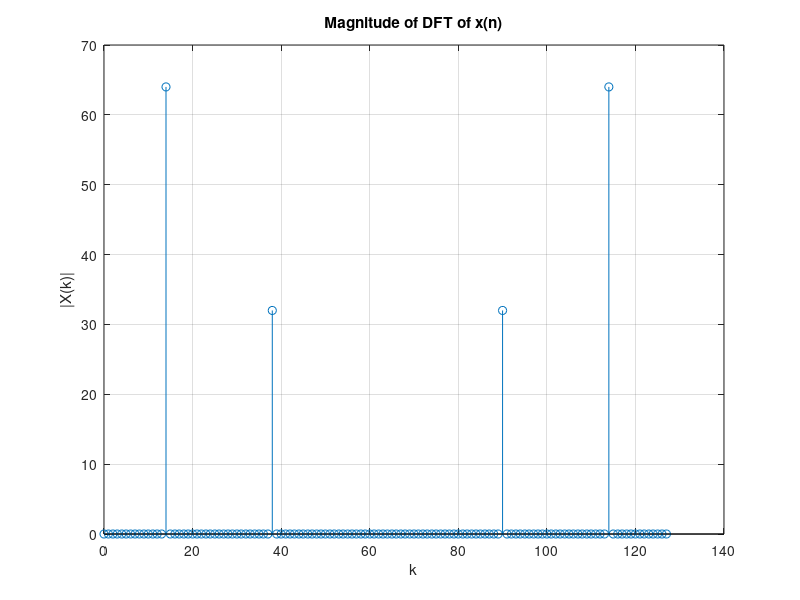

The MATLAB source for this figure:
N = 64; % 序列长度
n = 0:2*N-1; % 时间索引 n

% 定义信号 x(n)
x = cos(2*pi*7*n/N) + 1/2*cos(2*pi*19*n/N);

% 计算信号的快速傅里叶变换（FFT）
X = fft(x, 2*N);

% 计算幅度 |X(k)|
magnitude_X = abs(X);

% 绘制 |X(k)| 的图形
k = 0:2*N-1; % 频率索引 k
stem(k, magnitude_X); % 使用 stem 函数来绘制离散点
xlabel('k');
ylabel('|X(k)|');
title('Magnitude of DFT of x(n)');
grid on;
